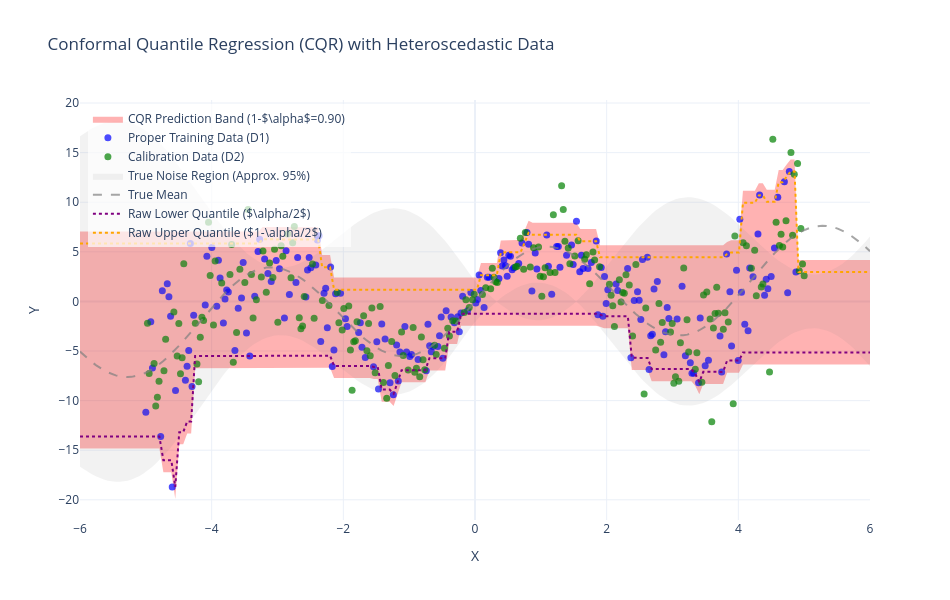

The notebook cell saved with this chart:
### Code cell
import plotly.graph_objs as go

# Create traces for proper training and calibration data
trace_train = go.Scatter(
    x=X_D1[:, 0],
    y=y_D1,
    mode="markers",
    marker=dict(color="blue", size=7, opacity=0.7),
    name="Proper Training Data (D1)",
)
trace_calib = go.Scatter(
    x=X_D2[:, 0],
    y=y_D2,
    mode="markers",
    marker=dict(color="green", size=7, opacity=0.7),
    name="Calibration Data (D2)",
)

# True mean function (for reference)
trace_true_mean = go.Scatter(
    x=X_test_plot[:, 0],
    y=np.sin(X_test_plot[:, 0] * 1.5) * 5 + X_test_plot[:, 0] * 0.5,
    mode="lines",
    line=dict(color="gray", dash="dash"),
    name="True Mean",
    opacity=0.7,
)

# True noise region (approx 95% region, for reference)
trace_true_noise = go.Scatter(
    x=np.concatenate([X_test_plot[:, 0], X_test_plot[::-1, 0]]),
    y=np.concatenate(
        [
            (np.sin(X_test_plot[:, 0] * 1.5) * 5 + X_test_plot[:, 0] * 0.5)
            - noise_std_func(X_test_plot[:, 0]) * 2,
            (
                (np.sin(X_test_plot[::-1, 0] * 1.5) * 5 + X_test_plot[::-1, 0] * 0.5)
                + noise_std_func(X_test_plot[::-1, 0]) * 2
            )[::-1],
        ]
    ),
    fill="toself",
    fillcolor="rgba(128,128,128,0.1)",
    line=dict(color="rgba(128,128,128,0)"),
    hoverinfo="skip",
    name="True Noise Region (Approx. 95%)",
)

# Raw quantile predictions (before conformal adjustment)
trace_lower_quantile = go.Scatter(
    x=X_test_plot[:, 0],
    y=y_test_lower_pred,
    mode="lines",
    line=dict(color="purple", dash="dot"),
    name="Raw Lower Quantile ($\\alpha/2$)",
)
trace_upper_quantile = go.Scatter(
    x=X_test_plot[:, 0],
    y=y_test_upper_pred,
    mode="lines",
    line=dict(color="orange", dash="dot"),
    name="Raw Upper Quantile ($1-\\alpha/2$)",
)

# CQR conformal prediction band (shaded area)
trace_cqr_band = go.Scatter(
    x=np.concatenate([X_test_plot[:, 0], X_test_plot[::-1, 0]]),
    y=np.concatenate([lower_bound_cqr, upper_bound_cqr[::-1]]),
    fill="toself",
    fillcolor="rgba(255,0,0,0.3)",
    line=dict(color="rgba(255,0,0,0)"),
    hoverinfo="skip",
    name=f"CQR Prediction Band (1-$\\alpha$={1 - alpha_level:.2f})",
)

layout = go.Layout(
    title="Conformal Quantile Regression (CQR) with Heteroscedastic Data",
    xaxis=dict(title="X"),
    yaxis=dict(title="Y"),
    legend=dict(x=0.01, y=0.99, bgcolor="rgba(255,255,255,0.7)"),
    width=950,
    height=600,
    template="plotly_white",
)

fig = go.Figure(
    data=[
        trace_cqr_band,
        trace_train,
        trace_calib,
        trace_true_noise,
        trace_true_mean,
        trace_lower_quantile,
        trace_upper_quantile,
    ],
    layout=layout,
)
fig.show()

### Figure 1 — Plotly figure (JSON) as saved in the notebook; plotly's stock layout.template omitted (floating-point values rounded to 4 significant figures; data arrays with more than 128 entries replaced by an {"elided": "..."} marker saying what was removed)
{"data": [{"fill": "toself", "fillcolor": "rgba(255,0,0,0.3)", "hoverinfo": "skip", "line": {"color": "rgba(255,0,0,0)"}, "name": "CQR Prediction Band (1-$\\alpha$=0.90)", "type": "scatter", "x": {"elided": "400 float values"}, "y": {"elided": "400 float values"}}, {"marker": {"color": "blue", "opacity": 0.7, "size": 7}, "mode": "markers", "name": "Proper Training Data (D1)", "type": "scatter", "x": {"elided": "200 float values"}, "y": {"elided": "200 float values"}}, {"marker": {"color": "green", "opacity": 0.7, "size": 7}, "mode": "markers", "name": "Calibration Data (D2)", "type": "scatter", "x": {"elided": "200 float values"}, "y": {"elided": "200 float values"}}, {"fill": "toself", "fillcolor": "rgba(128,128,128,0.1)", "hoverinfo": "skip", "line": {"color": "rgba(128,128,128,0)"}, "name": "True Noise Region (Approx. 95%)", "type": "scatter", "x": {"elided": "400 float values"}, "y": {"elided": "400 float values"}}, {"line": {"color": "gray", "dash": "dash"}, "mode": "lines", "name": "True Mean", "opacity": 0.7, "type": "scatter", "x": {"elided": "200 float values"}, "y": {"elided": "200 float values"}}, {"line": {"color": "purple", "dash": "dot"}, "mode": "lines", "name": "Raw Lower Quantile ($\\alpha/2$)", "type": "scatter", "x": {"elided": "200 float values"}, "y": {"elided": "200 float values"}}, {"line": {"color": "orange", "dash": "dot"}, "mode": "lines", "name": "Raw Upper Quantile ($1-\\alpha/2$)", "type": "scatter", "x": {"elided": "200 float values"}, "y": {"elided": "200 float values"}}], "layout": {"height": 600, "legend": {"bgcolor": "rgba(255,255,255,0.7)", "x": 0.01, "y": 0.99}, "title": {"text": "Conformal Quantile Regression (CQR) with Heteroscedastic Data"}, "width": 950, "xaxis": {"title": {"text": "X"}}, "yaxis": {"title": {"text": "Y"}}}}
